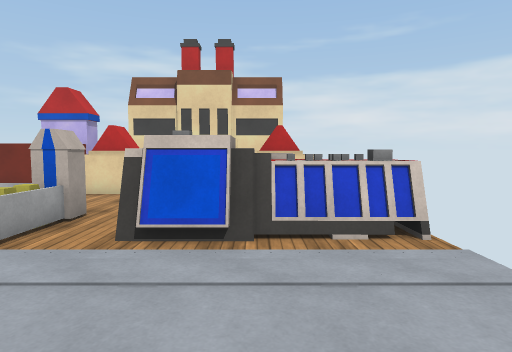
[1] (above)

24 first-person views from a walk through a scene from a Unity 3-D project. The camera is 1.4 m above the floor, tilts 4° down and sees 75° across. The floor is counted in squares, 1 m on a side. Each view is taken from the middle of a square. On the plan, view 1 faces up. The plan holds only what a view shows up to about 15 squares ahead; the rest is blank. The place goes on beyond the plan. Surface patterns are stand-ins for the level's own textures.

[2]
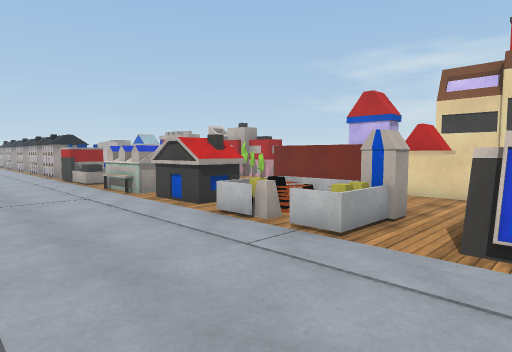

[3]
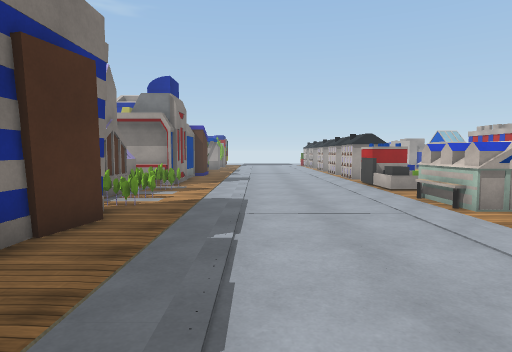

[4]
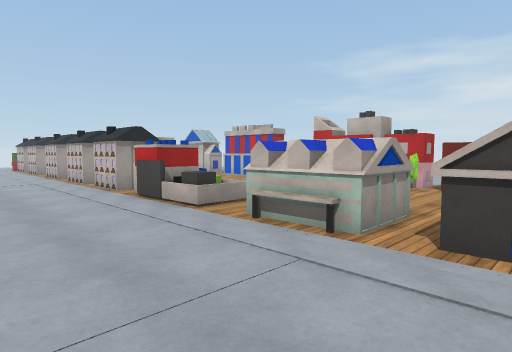

[5]
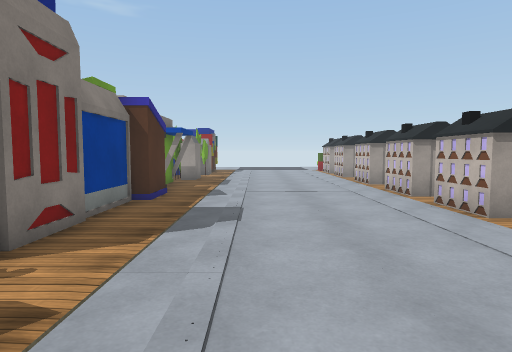

[6]
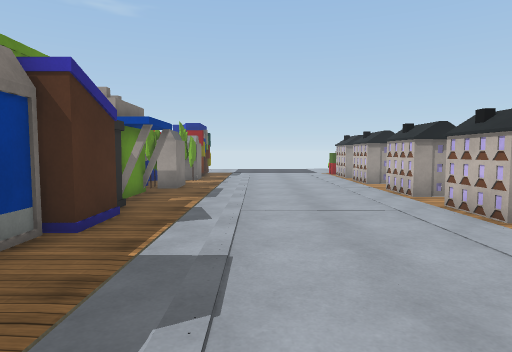

[7]
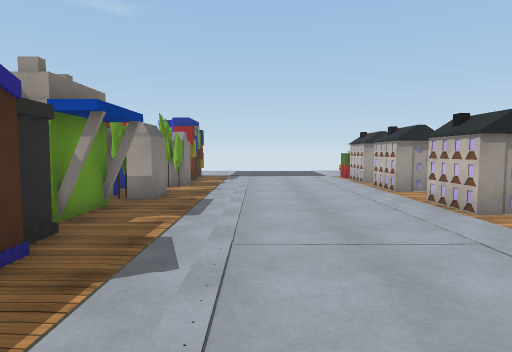

[8]
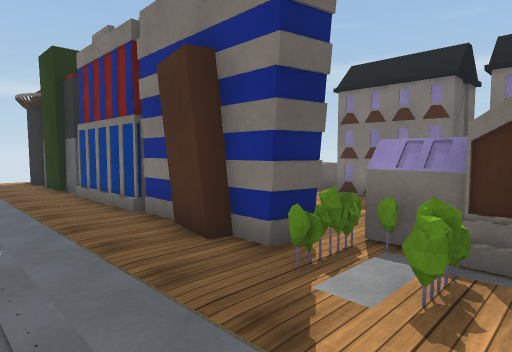

[9]
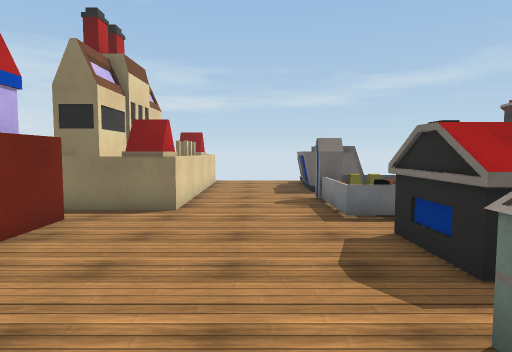

[10]
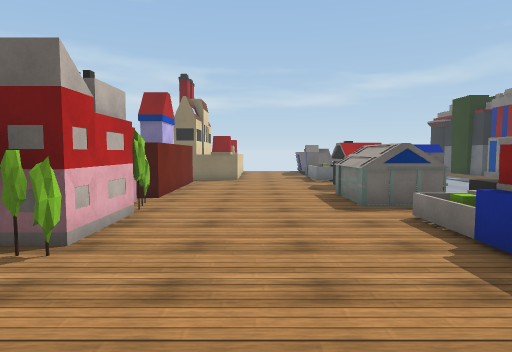

[11]
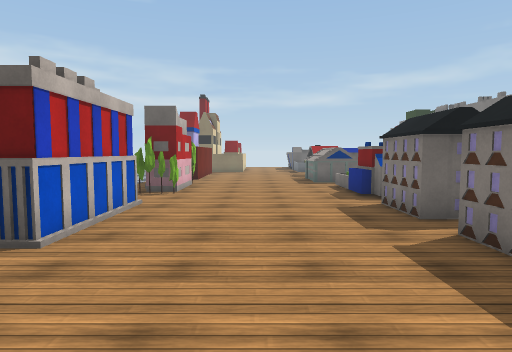

[12]
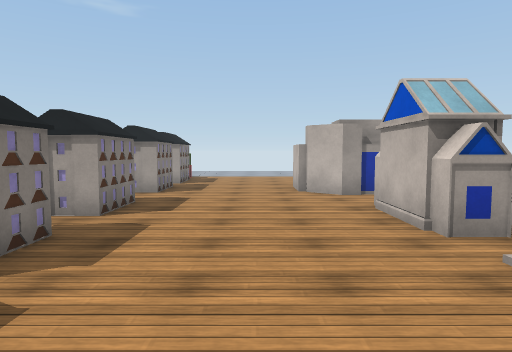

[13]
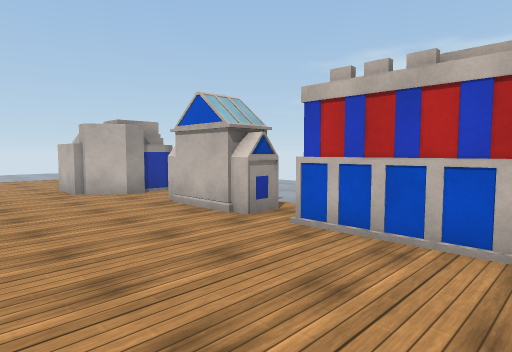

[14]
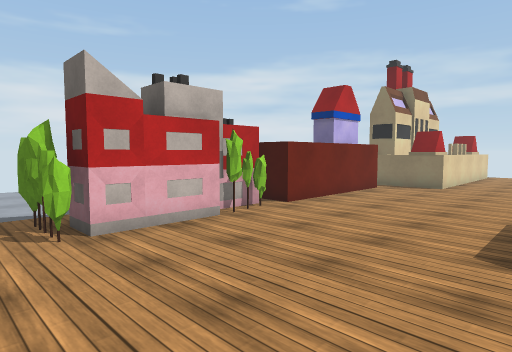

[15]
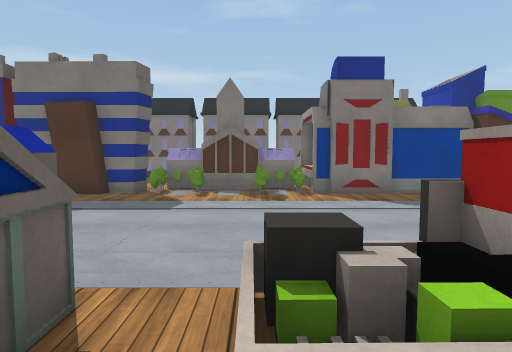

[16]
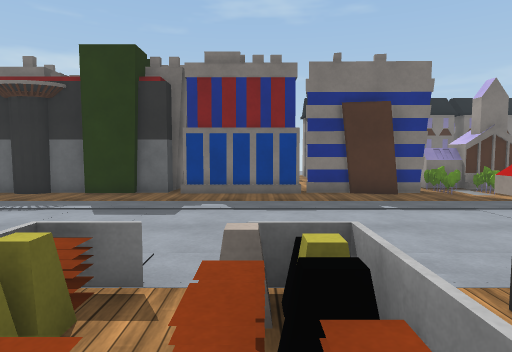

[17]
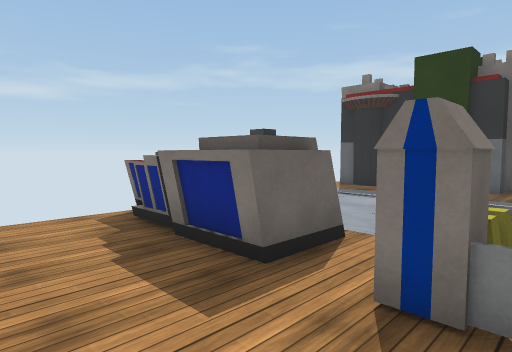

[18]
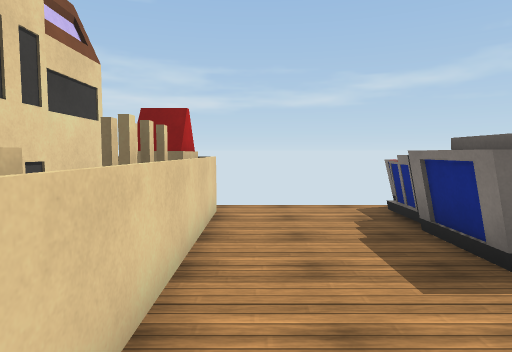

[19]
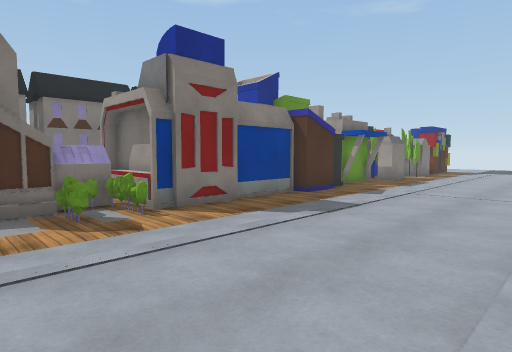

[20]
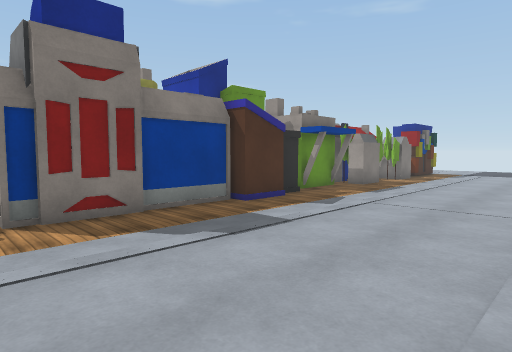

[21]
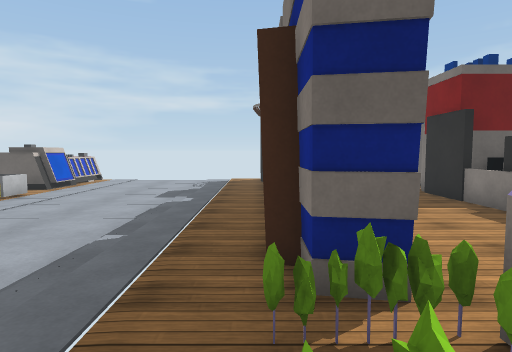

[22]
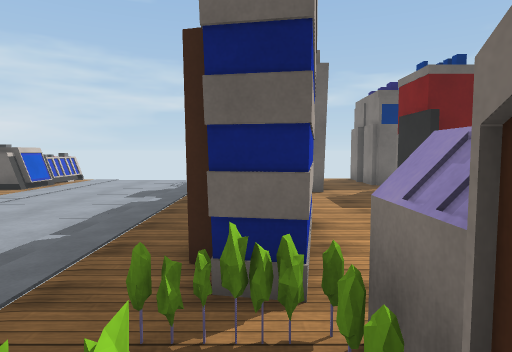

[23]
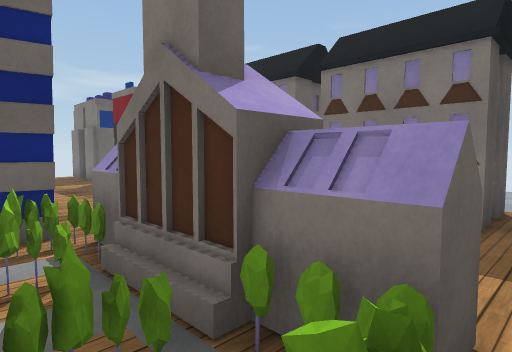

[24]
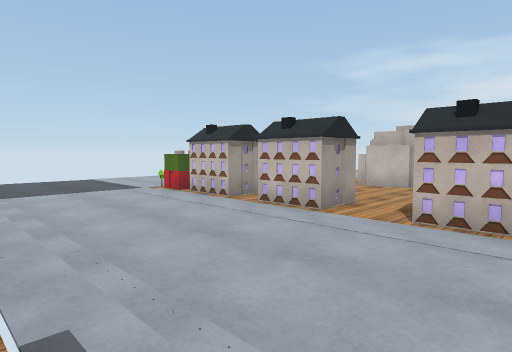

### Floor plan
Key: @ floor where view 1 was taken; # wall or solid block; . floor; = window, fence, low wall or low ledge; H house; O other object.
Columns run from 36 left of view 1 to 3 right of it. Each row starts with its distance up from view 1.
 14    OO.O OO.OOOO .O#OOOOO     OO#
 13   OOO..O#O.OOOOO.O#OOOOOOOOOOOO#######
 12 .OOO..........................OOO.OOOO
 11 ..............................OOOOOOOOO
 10 .......................................
  9 .......................................
  8 .......................................
  7 .................OO...OOO.OO.OOOO.OOOOOO
  6 HHHH..HHH.HH.HHHOOOO..OOO.OOOOO.O.OOOOOO
  5 HHHH..HHH.HH.HHHOOO...OOO.OOOOOOO.OOOOOO
  4                    .  .
  3 .......................................
  2 .......................................
  1 .....................................
  0 ....................................@
 -1
 -2 .......................................
 -3 OOOOOOO.O..O#......==.==.O#.......OO....
 -4  O  OOO#OOO O#####O==.==#O###OOOO#######
 -5     O    OOO     #O#####.####.   #
 -6            OO    #O#### .........#    OO
 -7            OO    #O.    .............
 -8            OO      .     ............
 -9                    .      .. OOO##.##
-10                 HHH.H     ##  OO O###
-11                    #        O  O   O
-12                    #H       O

Positions as (right, up) in squares from view 1, and headings:
1: (0, 0), facing up
2: (-1, 0), facing up-left
3: (-4, 0), facing left
4: (-9, 0), facing up-left
5: (-14, 0), facing left
6: (-18, 0), facing left
7: (-21, 0), facing left
8: (-15, 0), facing down-right
9: (-14, 9), facing right
10: (-23, 10), facing right
11: (-30, 10), facing right
12: (-21, 10), facing left
13: (-21, 8), facing up-left
14: (-20, 7), facing up-right
15: (-16, 8), facing down
16: (-6, 8), facing down
17: (-5, 10), facing down-right
18: (-6, 10), facing right
19: (-14, 4), facing down-left
20: (-17, 4), facing down-left
21: (-15, -3), facing right
22: (-15, -4), facing right
23: (-18, -3), facing down-right
24: (-28, -2), facing up-left
